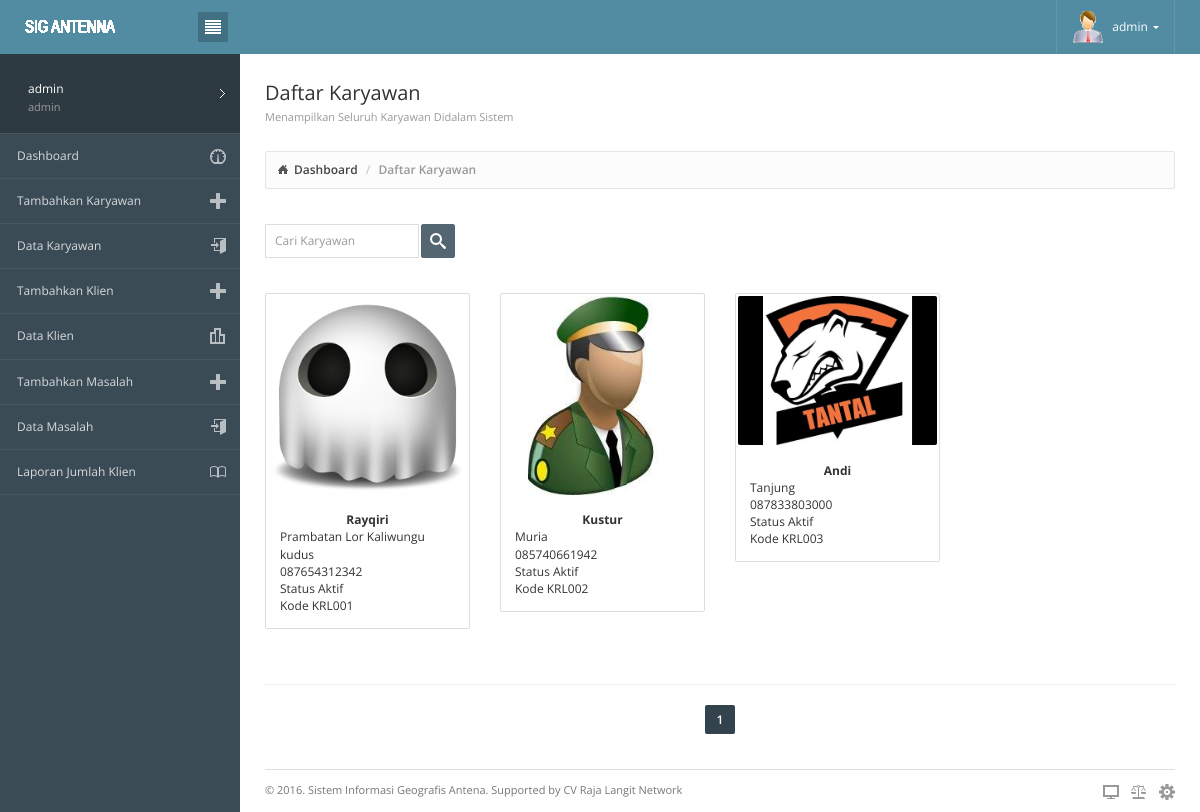
The page /master.php?module=data_karyawan (signed in) on the database its author committed.
### tables this page shows
CREATE TABLE `karyawan` (
  `id_karyawan` varchar(11) NOT NULL,
  `id_kecamatan` int(11) NOT NULL,
  `nama_karyawan` varchar(50) NOT NULL,
  `jekel` varchar(20) NOT NULL,
  `alamat` varchar(100) NOT NULL,
  `telp` varchar(20) NOT NULL,
  `email` varchar(50) NOT NULL,
  `username` varchar(20) NOT NULL,
  `status` varchar(20) NOT NULL,
  `gambar` varchar(100) NOT NULL
);

### modul/admin/data_karyawan.php (the view, shortened to what this page needs)
<div class="page-content">
			<div class="page-header">
				<div class="page-title">
					<h3>Daftar Karyawan<small>Menampilkan Seluruh Karyawan Didalam Sistem</small></h3>
				</div>
			</div>
			<div class="breadcrumb-line">
				<ul class="breadcrumb">
					<li><a href="master.php">Dashboard</a></li>
					<li class="active">Daftar Karyawan</li>
				</ul>
			</div>
            <div class="tabbable page-tabs">
              <div class="tab-content">
           	    <div class="tab-pane active fade in" id="image-grid">
                		<div class="bar block clearfix">
                			<form class="bar-left" method="post" action="">
                				<input type="text" class="form-control" name="nama" placeholder="Cari Karyawan">
                				<button type="submit" name="cari" class="btn btn-primary btn-icon btn-loading" data-loading-text="<i class='icon-spinner7 spin'></i>"><i class="icon-search3"></i></button>
                			</form>
                		</div>
<?php
if(isset($_GET['d'])){
$dataPerhalaman =$_GET['d'];
}else{
$dataPerhalaman = 8;
}
if(isset($_GET['h'])){
	$nohalaman = $_GET['h'];
}else{
	$nohalaman = 1;
}
$offset = ($nohalaman - 1) * $dataPerhalaman;
if(isset($_POST['cari'])){
$q=mysql_query("SELECT * FROM karyawan WHERE nama_karyawan LIKE '%$_POST[nama]%'LIMIT $offset, $dataPerhalaman");
}else{
$q=mysql_query("SELECT * FROM karyawan LIMIT $offset, $dataPerhalaman");
}
?>
						<div class="row">
                            <?php
								while($r=mysql_fetch_array($q)){
								?>
							<div class="col-lg-3 col-md-6 col-sm-6">
                                <div class="block">
								    <div class="thumbnail thumbnail-boxed">
								    	<div class="thumb">
									    </div>
								    	<div class="caption">
								    		<center><b><?php echo $r["nama_karyawan"];?></b></center>
								    		<?php echo $r["alamat"];?><br />
                                            <?php echo $r["telp"];?><br />
                                            Status <?php echo $r["status"];?>
                                            <br />
                                            Kode <?php echo $r["id_karyawan"];?>
								    	</div>
								    </div>
								</div>
							</div>
							<?php } ?>
						</div>
		                <hr>
<div class="text-center block">
<ul class="pagination">
<?php
$jumData = mysql_num_rows(mysql_query("select * from karyawan"));;
$jumhalaman = ceil($jumData/$dataPerhalaman);
for($halaman = 1; $halaman <= $jumhalaman; $halaman++)
{
		 if ((($halaman >= $nohalaman - 3) && ($halaman <= $nohalaman + 3)) || ($halaman == 1) || ($halaman == $jumhalaman))
		 {
			if ($halaman == $nohalaman){
				echo " <li class='active'><a href='#'>".$halaman."</a></li>";
			}else{
				echo "<li><a href='".$_SERVER['PHP_SELF']."?module=data_karyawan&d=$dataPerhalaman&h=".$halaman."'>".$halaman."</a><li>";
			}
		 }
}
?>
</ul>
</div>
               	  </div>
                </div>
            </div>

### css/londinium-theme.css (style rules this page uses)
.panel-toolbar:after, .page-header:after, .header-bar-stats .page-stats li:after, .panel-heading:after { content: ""; display: table; clear: both; }
html { height: 100%; }
body { font-family: 'Open Sans', sans-serif; font-size: 12px; position: relative; min-height: 100%; }
a { cursor: pointer; }
h1, h2, h3, h4, h5, h6, .h1, .h2, .h3, .h4, .h5, .h6 { font-weight: 600; line-height: 1.42857143; margin-top: 0; }
h3, .h3 { font-size: 20px; }
ul, ol { padding-left: 16px; }
.page-tabs > .tab-content { border: 0; }
.tab-content { border: 1px solid #ddd; border-top: 0; background-color: #fff; }
.page-header { padding: 0; margin: 0; position: relative; border: 0; }
.page-header small { display: block; font-size: 11px; color: #999; margin: 8px 0 0 0; }
.page-title { float: left; }
.page-title h3 { padding: 29px 0; margin: 0; font-weight: 400; line-height: 20px; }
.breadcrumb { padding: 9px 12px 10px 12px; float: left; margin: 0; background: none; border-radius: 0; }
.breadcrumb > li { font-weight: 600; }
.breadcrumb > li:first-child > a { background: url(../images/interface/breadcrumb_home.png) no-repeat 0; padding-left: 16px; }
.breadcrumb > li > a { color: #444; }
.form-control { padding: 7px 9px 8px 9px; font-size: 12px; border-color: #ddd; box-shadow: none; border-radius: 0; }
input[type=text], input[type=password], textarea { -webkit-appearance: none; }
.pagination { margin: 0; border-radius: 0; font-size: 0; }
.pagination > li { display: inline-block; margin-left: 1px; font-size: 12px; }
.pagination > li:first-child { margin-left: 0; }
.pagination > li > a, .pagination > li > span { float: none; margin-left: 0; border: 0; display: block; color: #333; font-weight: 600; border-radius: 2px; -webkit-border-radius: 2px; -moz-border-radius: 2px; }
.pagination > li:first-child > a, .pagination > li:first-child > span, .pagination-lg > li:first-child > a, .pagination-lg > li:first-child > span, .pagination-sm > li:first-child > a, .pagination-sm > li:first-child > span, .pagination > li:last-child > a, .pagination > li:last-child > span, .pagination-lg > li:last-child > a, .pagination-lg > li:last-child > span, .pagination-sm > li:last-child > a, .pagination-sm > li:last-child > span { border-radius: 2px; }
.pagination > .active > a, .pagination > .active > span, .pagination > .active > a:hover, .pagination > .active > span:hover, .pagination > .active > a:focus, .pagination > .active > span:focus { background-color: #32434D; cursor: default; }
.btn { padding: 7px 16px 8px 16px; font-size: 12px; font-weight: 600; border-radius: 2px; -webkit-border-radius: 2px; -moz-border-radius: 2px; -webkit-user-select: none; -moz-user-select: none; -ms-user-select: none; -o-user-select: none; user-select: none; }
.btn > i { float: left; margin: 0 6px 0 -4px; }
.btn-icon { padding: 5px 6px 6px 6px; }
.btn-icon i { display: block; padding: 2px; margin: 0; }
.btn-primary { background-color: #546672; border-color: #546672; }
.thumbnail { background: none; position: relative; border: 0; padding: 0; margin-bottom: 0; text-align: center; }
.thumbnail .caption { padding: 12px 0 0 0; text-align: left; }
.thumbnail-boxed .caption { padding: 12px 12px; }
.thumbnail-boxed { border: 1px solid #ddd; padding: 2px; border-radius: 2px; background-color: #fff; }
.thumb { position: relative; display: inline-block; }

### rows shown on the page
karyawan: nama_karyawan "Rayqiri", alamat "Prambatan Lor Kaliwungu kudus", telp "087654312342", status "Aktif", id_karyawan "KRL001"
karyawan: nama_karyawan "Kustur", alamat "Muria", telp "085740661942", status "Aktif", id_karyawan "KRL002"
karyawan: nama_karyawan "Andi", alamat "Tanjung", telp "087833803000", status "Aktif", id_karyawan "KRL003"

### other values the page prints
$_SESSION['user'] "admin"
$_SESSION["user"] "admin"
$_SESSION["hak_akses"] "admin"
